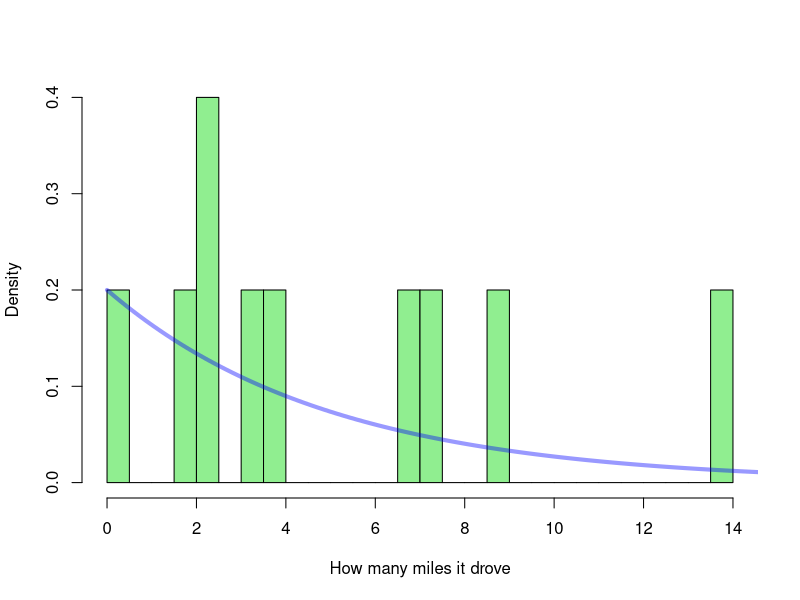
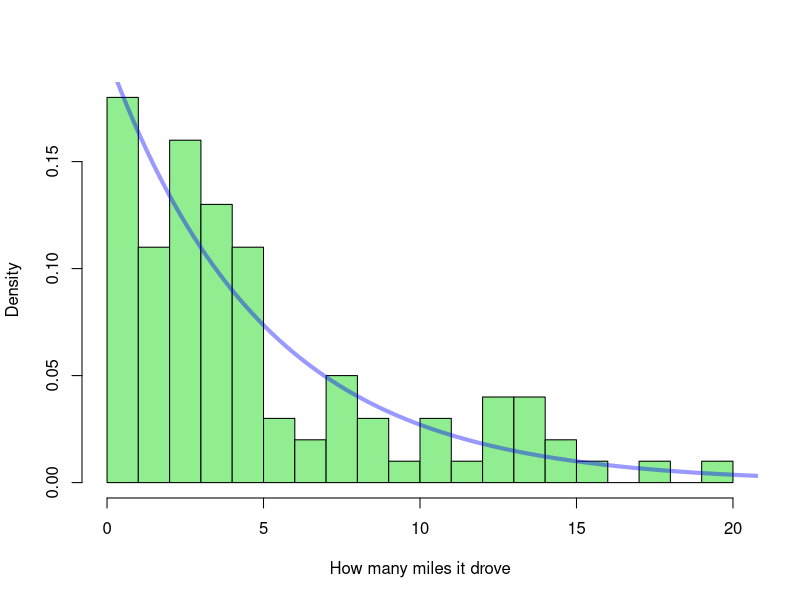
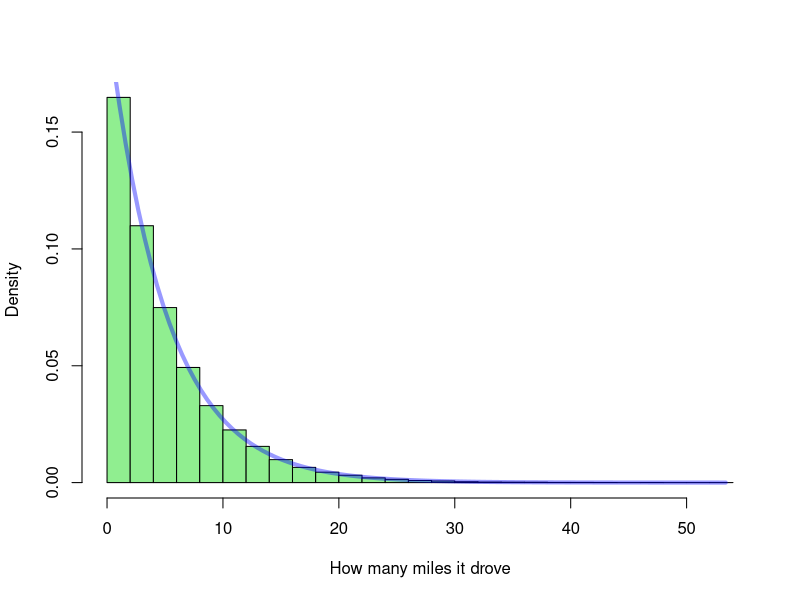

The R script that drew these images, in order:


simulate_expon = function(l, n){
	dens_col = 'lightgreen'
	line_col = rgb(0,0,1,.4)
	d = rexp(n,l)
	#xs = seq(0,floor(qexp(.99,l)), length.out=100)
	xs = seq(0,max(d)+1, length.out=100)
	ys = dexp(xs, l)
	hist(d, 20,freq=F, col=dens_col, main='', xlab='How many miles it drove')
	lines(xs,ys, lwd=4, col=line_col)
}

simulate_expon(.2, 10)
simulate_expon(.2, 100)
simulate_expon(.2, 100000)
